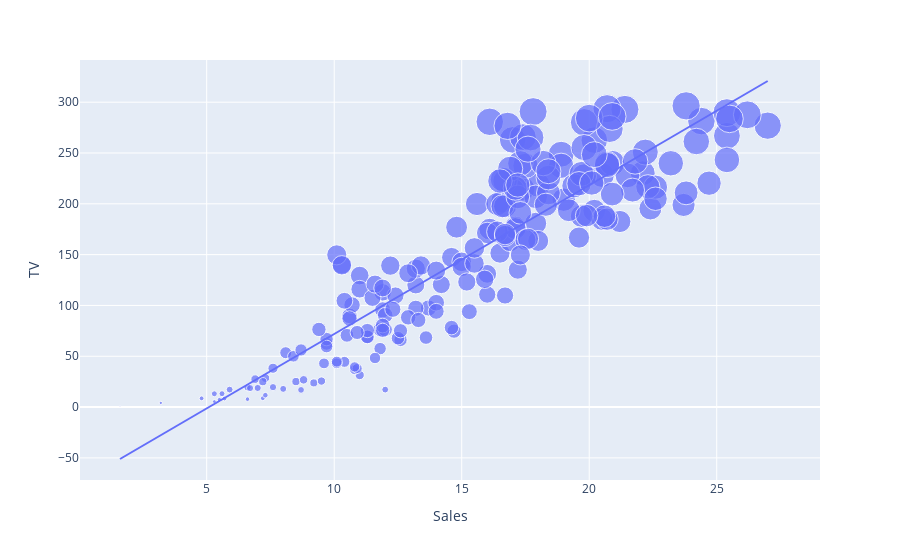

Notebook cell for this chart:
### Markdown cell above
# For "TV"

### Code cell
import plotly.express as px
import plotly.graph_objects as go
figure=px.scatter(data_frame=df,x='Sales',y="TV",size="TV",trendline="ols")
figure.show()

### Figure 1 — Plotly figure (JSON) as saved in the notebook; plotly's stock layout.template omitted (floating-point values rounded to 4 significant figures; data arrays with more than 128 entries replaced by an {"elided": "..."} marker saying what was removed)
{"data": [{"hovertemplate": "Sales=%{x}<br>TV=%{marker.size}<extra></extra>", "legendgroup": "", "marker": {"color": "#636efa", "size": {"elided": "200 float values"}, "sizemode": "area", "sizeref": 0.741, "symbol": "circle"}, "mode": "markers", "name": "", "orientation": "v", "showlegend": false, "type": "scatter", "x": {"elided": "200 float values"}, "xaxis": "x", "y": {"elided": "200 float values"}, "yaxis": "y"}, {"hovertemplate": "<b>OLS trendline</b><br>TV = 14.6431 * Sales + -74.5148<br>R<sup>2</sup>=0.812176<br><br>Sales=%{x}<br>TV=%{y} <b>(trend)</b><extra></extra>", "legendgroup": "", "marker": {"color": "#636efa", "symbol": "circle"}, "mode": "lines", "name": "", "showlegend": false, "type": "scatter", "x": {"elided": "200 float values"}, "xaxis": "x", "y": {"elided": "200 float values"}, "yaxis": "y"}], "layout": {"legend": {"itemsizing": "constant", "tracegroupgap": 0}, "margin": {"t": 60}, "xaxis": {"anchor": "y", "domain": [0, 1], "title": {"text": "Sales"}}, "yaxis": {"anchor": "x", "domain": [0, 1], "title": {"text": "TV"}}}}
